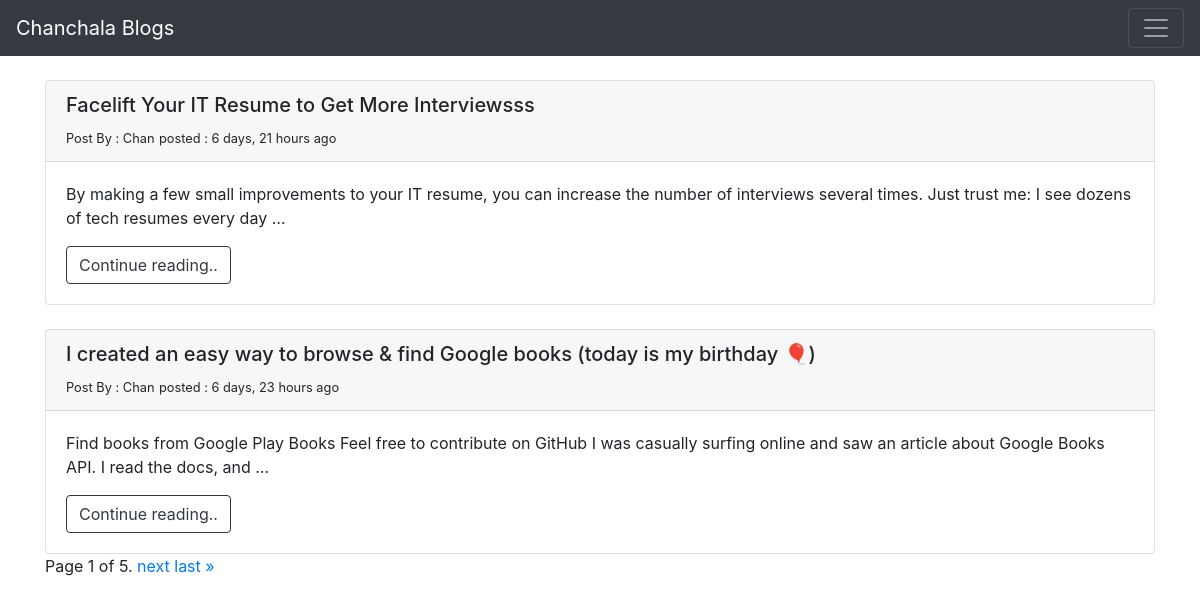
The page / on the database its author committed.
### blog/models.py (models this page shows, shortened)
class BlogPost(models.Model):
    author = models.ForeignKey(User,on_delete=models.CASCADE)
    title  = models.CharField(max_length=180)
    content = models.TextField()
    updated_at = models.DateTimeField(auto_now=True)
    created_at = models.DateTimeField(auto_now_add=True)
    likes = models.ManyToManyField(User, related_name='post_likes', null=True, blank=True)
    def get_absolute_url(self):
        return reverse('detail', kwargs={'id':self.pk})
    class Meta:
        ordering = ['-created_at']

### blog/views.py (the view)
# urls.py: 2. Add a URL to urlpatterns:  path('', views.home, name='home')
def home(request):
    posts = BlogPost.objects.all()
    paginator = Paginator(posts, 2)
    page = request.GET.get('page')
    posts = paginator.get_page(page)
    context = {'posts':posts}
    return render(request, 'home.html', context)

### blog/templates/home.html (shortened to what this page needs)
{% extends 'base.html' %}
{% block content %}
{% for post in posts %}
<div class="card mt-4">
        <div class="card-header ">
          <h5>{{post.title}}</h5>
          <small>Post By : {{post.author|title}}</small>
          <small>posted : {{post.created_at|timesince}}  ago</small>
        </div>
        <div class="card-body">
          <p class="card-text">{{post.content|truncatewords:30}}</p>
          <a href="{{post.get_absolute_url}}" class="btn btn-outline-dark">Continue reading..</a>
        </div>
      </div>
{% endfor %}
<div class="pagination">
    <span class="step-links">
        <span class="current">
            Page {{ posts.number }} of {{ posts.paginator.num_pages }}.
        </span>
        {% if posts.has_next %}
            <a href="?page={{ posts.next_page_number }}">next</a>
            <a href="?page={{ posts.paginator.num_pages }}">last &raquo;</a>
        {% endif %}
    </span>
</div>
{% endblock content %}

### rows shown on the page
BlogPost: title "Facelift Your IT Resume to Get More Interviewsss", author "Chan", created_at "6 days, 21 hours", content "By making a few small improvements to your IT resume, you can increase the number of interviews several times. Just trust me: I see dozens of tech resumes every day …"
BlogPost: title "I created an easy way to browse & find Google books (today is my birthday 🎈)", author "Chan", created_at "6 days, 23 hours", content "Find books from Google Play Books Feel free to contribute on GitHub I was casually surfing online and saw an article about Google Books API. I read the docs, and …"

### other values the page prints
{{ posts.number }} "1"
{{ posts.paginator.num_pages }} "5"
